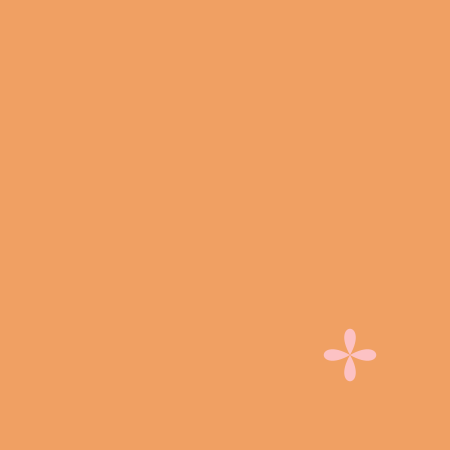
Frame 1 (no input)
Frame 60 (the mouse pressed at the canvas centre just before this capture): identical to frame 1, image omitted
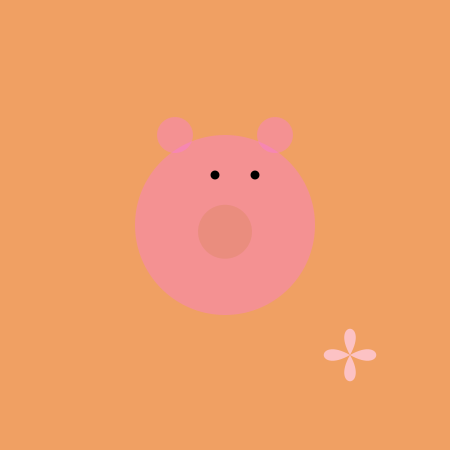
Frame 120 (the mouse held since frame 60 and released just before this capture)

The Processing sketch that drew these frames (run headless with seeded random() and noise(); from frame 60 on, the mouse is pressed at the canvas centre):

// Processing sketch: processing_51507
// ── processing_51507.pde

float x, y, d;

void setup(){

size (450, 450);
smooth ();
noStroke();
x = 250;
y = 250;
d = 30;
}


void draw (){
background (240, 160, 99);
drawTarget (mouseX, mouseY, (mouseX+mouseY)*0.4);

}

void drawTarget (float x, float y, float d)
{
fill (252, 110, 250, 80);
ellipse (x, y, d, d);
fill (193, 123, 47, 50);
ellipse (x, y*1.03, d*0.3, d*0.3);
fill (0);
ellipse (x-10, y-50, d*0.05, d*0.05);
fill (0);
ellipse (x+30, y-50,d*0.05, d*0.05);
fill (252, 110, 250, 80);
ellipse (x-50,y-90,d*0.2,d*0.2);
fill (252, 110, 250, 80);
ellipse (x+50, y-90, d*0.2, d*0.2);

fill (252, 194, 196);
bezier (350, 355, 330, 320, 370, 320, 350, 355);
bezier (350, 355, 330, 390, 370, 390, 350, 355);
bezier (350, 355, 315, 335, 315, 375, 350, 355);
bezier (350, 355, 385, 335, 385, 375, 350, 355);

}

void mouseDragged ()
{
 drawTarget (mouseX, mouseY, (mouseX+mouseY)*0.4);
}
